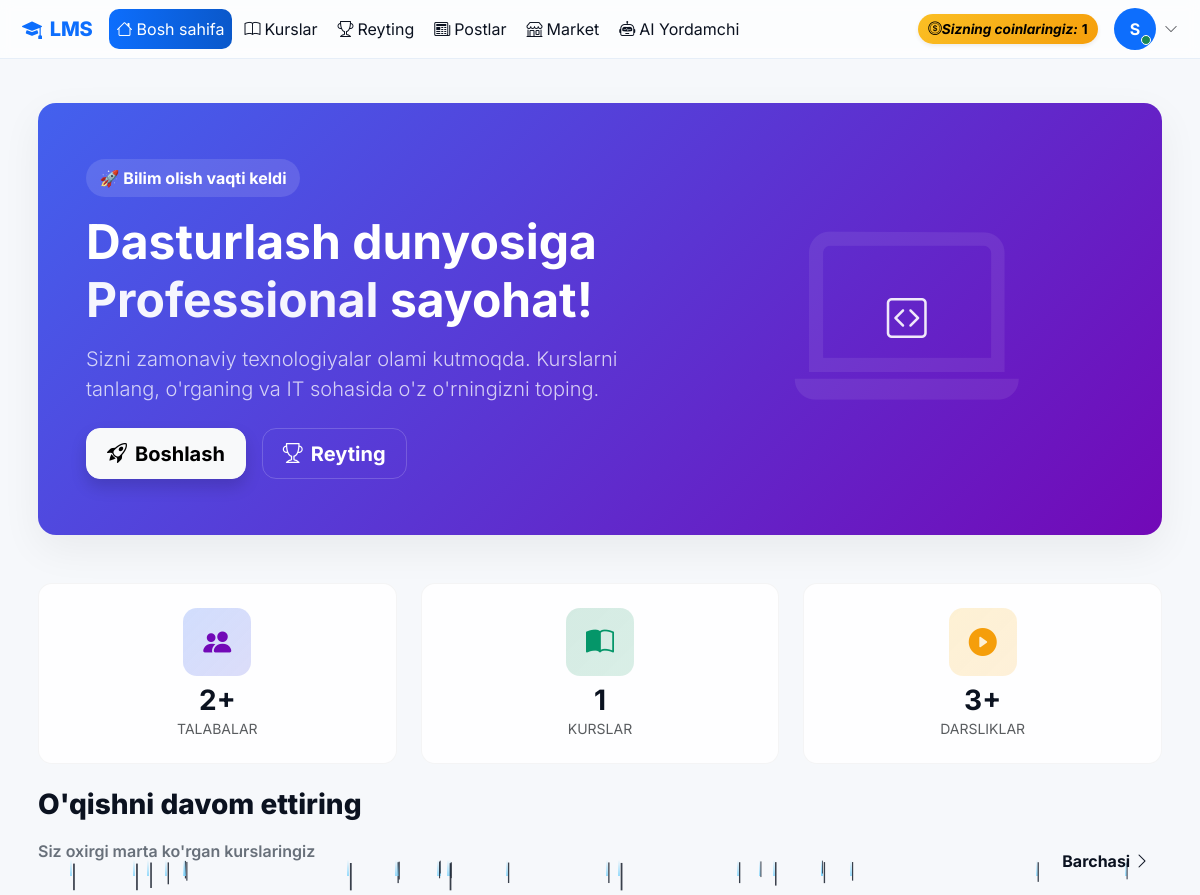
The page / (signed in, upper part) on the database as committed earlier.
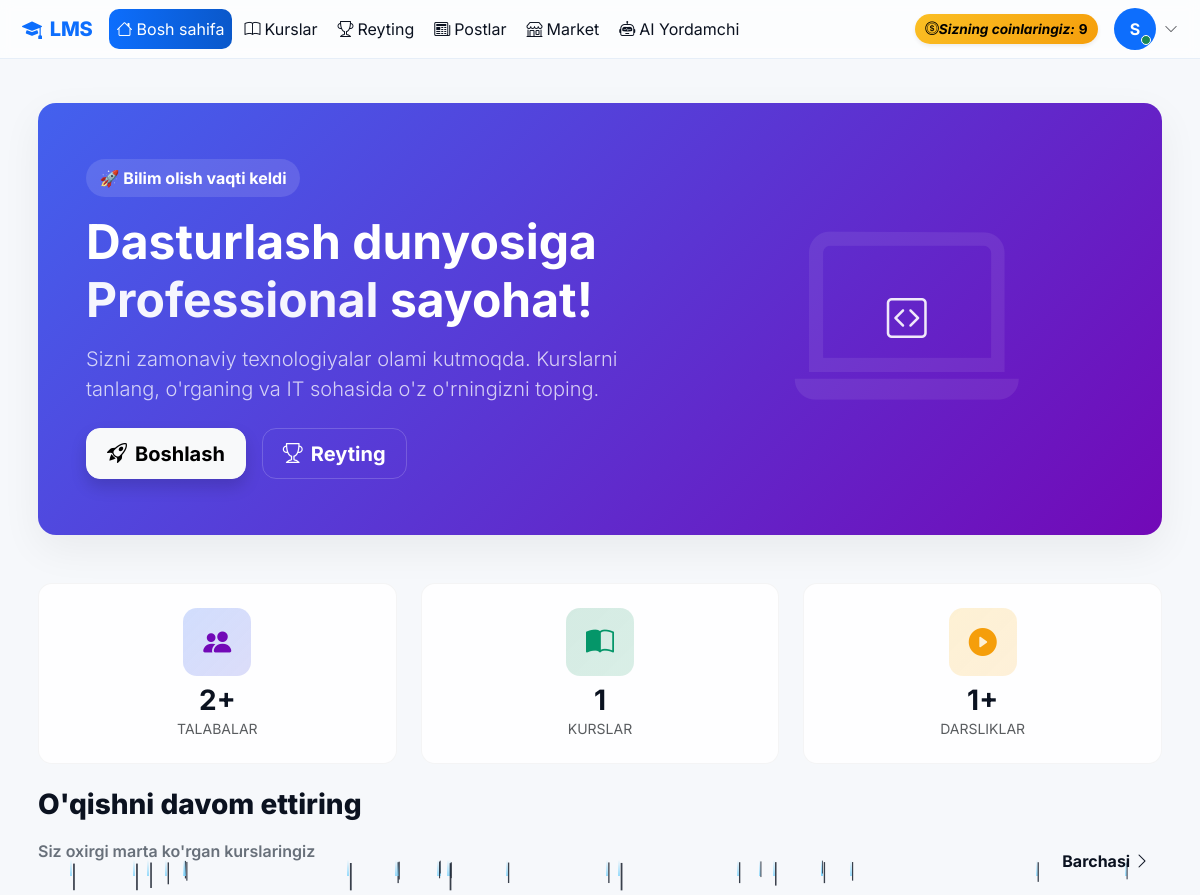
The same page on the database as committed later.
### accounts/models.py (models this page shows, shortened)
class CustomUser(AbstractUser):
    ROLE_CHOICES = (
        ('admin', 'Admin'),
        ('teacher', 'O\'qituvchi'),
        ('student', 'O\'quvchi'),
    )
    first_name = models.CharField(max_length=100, verbose_name="Ism")
    last_name = models.CharField(max_length=100, verbose_name="Familiya")
    phone = models.CharField(max_length=20, unique=True, verbose_name="Telefon raqam")
    role = models.CharField(max_length=20, choices=ROLE_CHOICES, default='student', verbose_name="Rol")
    photo = models.ImageField(upload_to='profiles/', blank=True, null=True, verbose_name="Profil rasmi")
    profession = models.ForeignKey(Profession, on_delete=models.SET_NULL, null=True, blank=True, related_name='students', verbose_name="Yo'nalish")
    is_blocked = models.BooleanField(default=False, verbose_name="Bloklangan")
    last_activity = models.DateTimeField(null=True, blank=True, verbose_name="Oxirgi faollik")
    bio = models.TextField(blank=True, null=True, verbose_name="O'zi haqida")
    coins = models.IntegerField(default=0, verbose_name="Coinlar")
    total_online_time = models.IntegerField(default=0, verbose_name="Jami online vaqt (daqiqa)")
    address = models.CharField(max_length=300, blank=True, null=True, verbose_name="Yashash manzili")
    birth_date = models.DateField(null=True, blank=True, verbose_name="Tug'ilgan kuni")
    id_card = models.FileField(upload_to='documents/id_cards/', blank=True, null=True, verbose_name="ID karta/Pasport")
    birth_certificate = models.FileField(upload_to='documents/birth_certificates/', blank=True, null=True, verbose_name="Tug'ilganlik haqida guvohnoma")
    @property
    def is_admin(self):
        return self.role == 'admin'
    @property
    def is_teacher(self):
        return self.role == 'teacher'
    @property
    def is_student(self):
        return self.role == 'student'
    class Meta:
        verbose_name = "Foydalanuvchi"
        verbose_name_plural = "Foydalanuvchilar"

### accounts/views.py (the view)
# urls.py: path('', views.home_view, name='home'),
@login_required
def home_view(request):
    professions = Profession.objects.all()[:6]
    total_students = CustomUser.objects.filter(role='student').count()
    total_courses = Profession.objects.count()
    total_lessons = Lesson.objects.count()
    my_enrollments = []
    if request.user.is_student:
        my_enrollments = request.user.enrollments.all()[:4]
    context = {
        'professions': professions,
        'total_students': total_students,
        'total_courses': total_courses,
        'total_lessons': total_lessons,
        'my_enrollments': my_enrollments,
    }
    return render(request, 'accounts/home.html', context)

### accounts/management/commands/check_birthdays.py (called while the page is built, shortened)
    def handle(self, *args, **kwargs):
        today = timezone.now().date()
        users = CustomUser.objects.filter(birth_date__day=today.day, birth_date__month=today.month)
        if not users.exists():
            self.stdout.write(self.style.SUCCESS('No birthdays today.'))
            return

### accounts/models.py (called while the page is built)
    def student_count(self):
        return self.enrollments.filter(user__role='student').count()

### accounts/templates/accounts/home.html (shortened to what this page needs)
{% extends 'accounts/base.html' %}
{% block content %}
    {% load static %}
    <link rel="stylesheet" href="{% static 'css/home.css' %}">
<div class="container py-4">
  <div class="hero-card mb-5">
    <div class="card-body p-4 p-md-5">
      <div class="row align-items-center">
        <div class="col-lg-7">
          <span class="hero-badge mb-3 d-inline-block">🚀 Bilim olish vaqti keldi</span>
          <h1 class="display-5 fw-bold mb-3">
            Dasturlash dunyosiga <br><span style="color:rgba(255,255,255,0.95)">Professional</span> sayohat!
          </h1>
          <p class="lead opacity-75 mb-4" style="max-width:60ch">
            Sizni zamonaviy texnologiyalar olami kutmoqda. Kurslarni tanlang, o'rganing va IT sohasida o'z o'rningizni toping.
          </p>
          <div class="d-flex flex-wrap gap-3">
            <a href="{% url 'professions' %}" class="btn btn-light btn-lg btn-rounded shadow btn-rounded">
              <i class="bi bi-rocket-takeoff me-2"></i>Boshlash
            </a>
            <a href="{% url 'leaderboard' %}" class="btn btn-outline-light btn-lg btn-rounded" style="border-color: rgba(255,255,255,0.18); color: #fff;">
              <i class="bi bi-trophy me-2"></i>Reyting
            </a>
          </div>
        </div>
        <div class="col-lg-5 text-center d-none d-lg-block">
          <div style="position:relative;">
            <i class="bi bi-laptop" style="font-size:14rem; color: rgba(255,255,255,0.08)"></i>
            <div style="position:absolute; inset:0; display:grid; place-items:center;">
              <i class="bi bi-code-square fs-1" style="color:rgba(255,255,255,0.9)"></i>
            </div>
          </div>
        </div>
      </div>
    </div>
  </div>
  <div class="row g-4 mb-4">
    <div class="col-6 col-md-4">
      <div class="stat-card-modern text-center p-4 h-100">
        <div class="icon-box bg-primary bg-opacity-10 text-primary mx-auto mb-2" style="background: linear-gradient(135deg, rgba(67,97,238,0.12), rgba(114,9,183,0.08));">
          <i class="bi bi-people-fill fs-3" style="color:var(--accent-2)"></i>
        </div>
        <h3 class="fw-bold m-0">{{ total_students|default:"1000" }}+</h3>
        <p class="text-muted small mb-0">TALABALAR</p>
      </div>
    </div>
    <div class="col-6 col-md-4">
      <div class="stat-card-modern text-center p-4 h-100">
        <div class="icon-box bg-success bg-opacity-10 text-success mx-auto mb-2" style="background: linear-gradient(135deg, rgba(5,150,105,0.08), rgba(16,185,129,0.06));">
          <i class="bi bi-book-half fs-3" style="color:var(--success-1)"></i>
        </div>
        <h3 class="fw-bold m-0">{{ total_courses|default:"12" }}</h3>
        <p class="text-muted small mb-0">KURSLAR</p>
      </div>
    </div>
    <div class="col-12 col-md-4">
      <div class="stat-card-modern text-center p-4 h-100">
        <div class="icon-box bg-warning bg-opacity-10 text-warning mx-auto mb-2" style="background: linear-gradient(135deg, rgba(245,158,11,0.08), rgba(249,115,22,0.06));">
          <i class="bi bi-play-circle-fill fs-3" style="color:#f59e0b"></i>
        </div>
        <h3 class="fw-bold m-0">{{ total_lessons|default:"500" }}+</h3>
        <p class="text-muted small mb-0">DARSLIKLAR</p>
      </div>
    </div>
  </div>
  {% if my_enrollments %}
  <section class="mb-5">
    <div class="d-flex justify-content-between align-items-end mb-3">
      <div>
        <h3 class="section-title">O'qishni davom ettiring</h3>
        <p class="section-sub">Siz oxirgi marta ko'rgan kurslaringiz</p>
      </div>
      <a href="{% url 'profile' %}" class="btn btn-ghost fw-bold">Barchasi <i class="bi bi-chevron-right"></i></a>
    </div>
    <div class="row g-4">
    </div>
  </section>
  {% endif %}
</div>
{% endblock %}

### accounts/templates/accounts/base.html (shortened to what the changed rows need)
<!DOCTYPE html>
<html lang="uz" data-bs-theme="light">
<head>
    {% load static %}
    <link rel="stylesheet" href="{% static 'effects/weather_effect.css' %}">
    <link rel="stylesheet" href="{% static 'css/base.css' %}">
    <link href="https://cdn.jsdelivr.net/npm/bootstrap@5.3.2/dist/css/bootstrap.min.css" rel="stylesheet">
    <link href="https://cdn.jsdelivr.net/npm/bootstrap-icons@1.11.1/font/bootstrap-icons.css" rel="stylesheet">
</head>
<body>
    {% if user.is_authenticated %}
    <nav class="navbar navbar-expand-lg sticky-top">
        <div class="container main-container">
            <a class="navbar-brand d-flex align-items-center gap-2" href="{% url 'home' %}">
                <i class="bi bi-mortarboard-fill"></i>
                <span>LMS</span>
            </a>
            <div class="collapse navbar-collapse" id="navbarNav">
                <ul class="navbar-nav me-auto mb-2 mb-lg-0 align-items-lg-center gap-lg-1">
                    <li class="nav-item">
                        <a class="nav-link {% if request.resolver_match.url_name == 'home' %}active{% endif %}"
                            href="{% url 'home' %}">
                            <i class="bi bi-house me-1"></i>Bosh sahifa
                        </a>
                    </li>
                    <li class="nav-item">
                        <a class="nav-link {% if request.resolver_match.url_name and 'profession' in request.resolver_match.url_name %}active{% endif %}"
                            href="{% url 'professions' %}">
                            <i class="bi bi-book me-1"></i>Kurslar
                        </a>
                    </li>
                    <li class="nav-item">
                        <a class="nav-link {% if request.resolver_match.url_name == 'leaderboard' %}active{% endif %}"
                            href="{% url 'leaderboard' %}">
                            <i class="bi bi-trophy me-1"></i>Reyting
                        </a>
                    </li>
                    <li class="nav-item">
                        <a class="nav-link {% if request.resolver_match.app_names and 'blog' in request.resolver_match.app_names %}active{% endif %}"
                            href="{% url 'blog:post_list' %}">
                            <i class="bi bi-newspaper me-1"></i>Postlar
                        </a>
                    </li>
                    <li class="nav-item">
                        <a class="nav-link {% if 'market' in request.resolver_match.url_name %}active{% endif %}"
                            href="{% url 'coin:market_list' %}">
                            <i class="bi bi-shop me-1"></i>Market
                        </a>
                    </li>
                    <li class="nav-item">
                        <a class="nav-link {% if 'ai_yordamchi' in request.resolver_match.app_names %}active{% endif %}"
                            href="{% url 'ai_yordamchi:chat_home' %}">
                            <i class="bi bi-robot me-1"></i>AI Yordamchi
                        </a>
                    </li>
                </ul>
                <div class="d-flex align-items-center gap-3">
                    <div class="coin-badge d-flex align-items-center gap-1 shadow-sm" title="Sizning coinlaringiz">
                        <i class="bi bi-coin">Sizning coinlaringiz: </i>
                        {{ user.coins|default:0 }}
                    </div>
                    <div class="dropdown">
                        <a class="d-flex align-items-center gap-2 text-decoration-none" data-bs-toggle="dropdown"
                            aria-expanded="false" role="button">
                            <div class="position-relative">
                                {% if user.profile.image and user.profile.image.url %}
                                <img src="{{ user.profile.image.url }}" class="rounded-circle shadow-sm"
                                    style="width:42px;height:42px;object-fit:cover"
                                    alt="{{ user.get_full_name|default:user.username }}">
                                {% elif user.avatar_url %}
                                <img src="{{ user.avatar_url }}" class="rounded-circle shadow-sm"
                                    style="width:42px;height:42px;object-fit:cover"
                                    alt="{{ user.get_full_name|default:user.username }}">
                                {% else %}
                                <div class="rounded-circle bg-primary text-white d-flex align-items-center justify-content-center fw-bold"
                                    style="width:42px;height:42px;">
                                    {{ user.get_full_name|default:user.username|slice:":1"|upper }}
                                </div>
                                {% endif %}
                                <span
                                    class="position-absolute bottom-0 end-0 translate-middle p-1 bg-success border border-white rounded-circle"></span>
                            </div>
                            <i class="bi bi-chevron-down small text-muted"></i>
                        </a>
                    </div>
                </div>
            </div>
        </div>
    </nav>
    {% endif %}
    <main class="main-container">
        {% block content %}{% endblock %}
    </main>
</body>
</html>

Rows that differ between the two databases and show on the page:
changed CustomUser: coins "1" → "9"
Other text that changed with them:
{{ total_lessons|default:"500" }}: "3" → "1"
